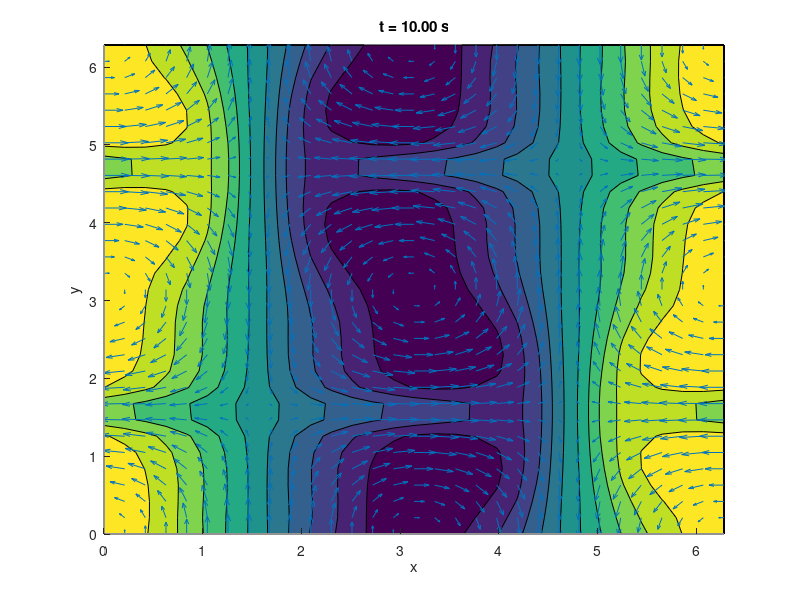

Here is the MATLAB script that generated this plot:
%% Header
clear; close all; clc;

%% Problem 1
% Analytical solution

dt = 1e-3;
t_end = 10;
t = 0:dt:t_end;
Nt = length(t);
Lx = 2*pi;
Ly = 2*pi;
Nx = 31;
Ny = 31;
dx = Lx/Nx;
dy = Ly/Ny;

% Define x and y domains
x = linspace(0,Lx,Nx);
y = linspace(0,Ly,Ny);

[X,Y] = meshgrid(x,y);

% Define Velocity Components
u = zeros(Nx,Ny,Nt);
v = zeros(Nx,Ny,Nt);

% Initialize phi
phi = zeros(Nx+4,Ny+4,Nt);
phi(3:Nx+2,3:Ny+2,1) = cos(x).*ones(Nx,Ny);

% Boundary Conditions
phi(3:Nx+2, [1 2 Ny+3 Ny+4], 1) = phi(3:Nx+2, [Ny+1 Ny+2  3 4], 1);
phi([1 2 Nx+3 Nx+4], 3:Ny+2, 1) = phi([Nx+1 Nx+2 3 4], 3:Ny+2, 1);

figure(1);
hold on;
contourf(X,Y,phi(3:Nx+2,3:Ny+2,1));
% quiver(x,y,u,v);
hold off

% Define velocity matrices
u_max = u;
u_max(u_max < 0) = 0;

u_min = u;
u_min(u_min >= 0) = 0;

v_max = v;
v_max(v_max < 0) = 0;

v_min = v;
v_min(v_min >= 0) = 0;


j=1;
% Time Step
for i = 1:Nt-1
    % Get Velocity Components
    u(:,:,i) = sin(2*pi*(i*dt)/t_end) *cos(x).*sin(y');
    v(:,:,i) = -sin(2*pi*(i*dt)/t_end) *sin(x).*cos(y');
    
    u_max = u(:,:,i);
    u_max(u_max < 0) = 0;

    u_min = u(:,:,i);
    u_min(u_min >= 0) = 0;

    v_max = v(:,:,i);
    v_max(v_max < 0) = 0;

    v_min = v(:,:,i);
    v_min(v_min >= 0) = 0;
    
    
    % x Advection Calculation
    adv_i_pos = (u_max.*(-3*phi(3:Ny+2, 3:Nx+2, i) + 4*phi(3:Ny+2, 2:Nx+1, i) - phi(3:Ny+2, 1:Nx, i))) / (2*dx);
    adv_i_neg = (u_min.*(3*phi(3:Ny+2, 3:Nx+2, i) - 4*phi(3:Ny+2, 4:Nx+3, i) + phi(3:Ny+2, 5:Nx+4, i))) / (2*dx);
    
    adv_i = adv_i_pos + adv_i_neg;

    % y Advection Calculation
    adv_j_pos = (v_max.*(-3*phi(3:Ny+2, 3:Nx+2, i) + 4*phi(2:Ny+1, 3:Nx+2, i) - phi(1:Ny, 3:Nx+2, i))) ./ (2*dy);
    adv_j_neg = (v_min.*(3*phi(3:Ny+2, 3:Nx+2, i) - 4*phi(4:Ny+3, 3:Nx+2, i) + phi(5:Ny+4, 3:Nx+2, i))) ./ (2*dy);
    
    adv_j = adv_j_pos + adv_j_neg;

    % Final Calculation
    phi(3:Nx+2, 3:Ny+2, i+1) = (adv_i + adv_j) * dt + phi(3:Nx+2, 3:Ny+2, i);

    % Update Boundary Conditions
    phi(3:Nx+2, [1 2 Ny+3 Ny+4], i+1) = phi(3:Nx+2, [Ny+1 Ny+2  3 4], i+1);
    phi([1 2 Nx+3 Nx+4], 3:Ny+2, i+1) = phi([Nx+1 Nx+2 3 4], 3:Ny+2, i+1);

    if mod(i,250) == 0
        disp(i)
        clf;
        hold on;
        contourf(X,Y,phi(3:Nx+2,3:Ny+2,i));
        quiver(x,y,u(:,:,i),v(:,:,i));
        hold off;
        path = sprintf('%03d.png', j);
        j = j+1;
        name = sprintf('t = %2.2f s',i*dt);
        title(name);
        xlabel('x');
        ylabel('y');
%         saveas(gcf, path)
        pause(0.1);
    end
end

